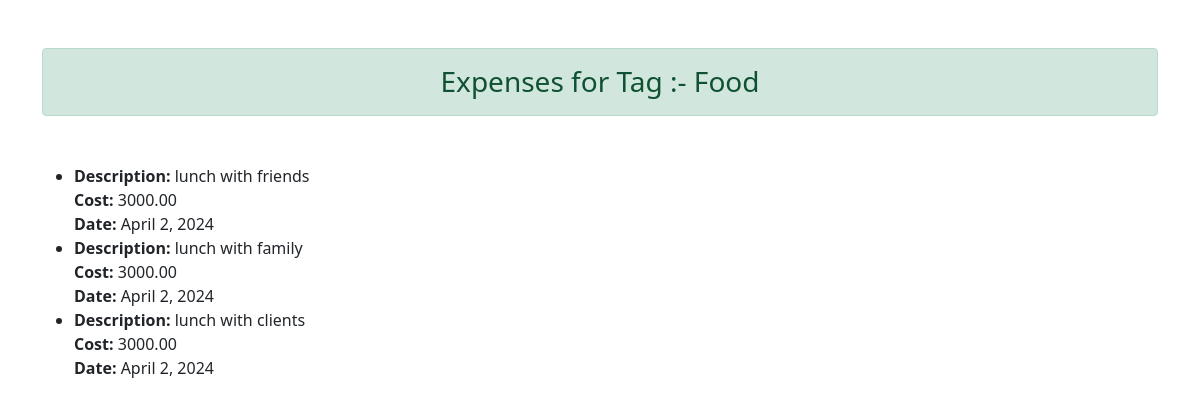
Page /tag_report/6/ on the earlier database version.
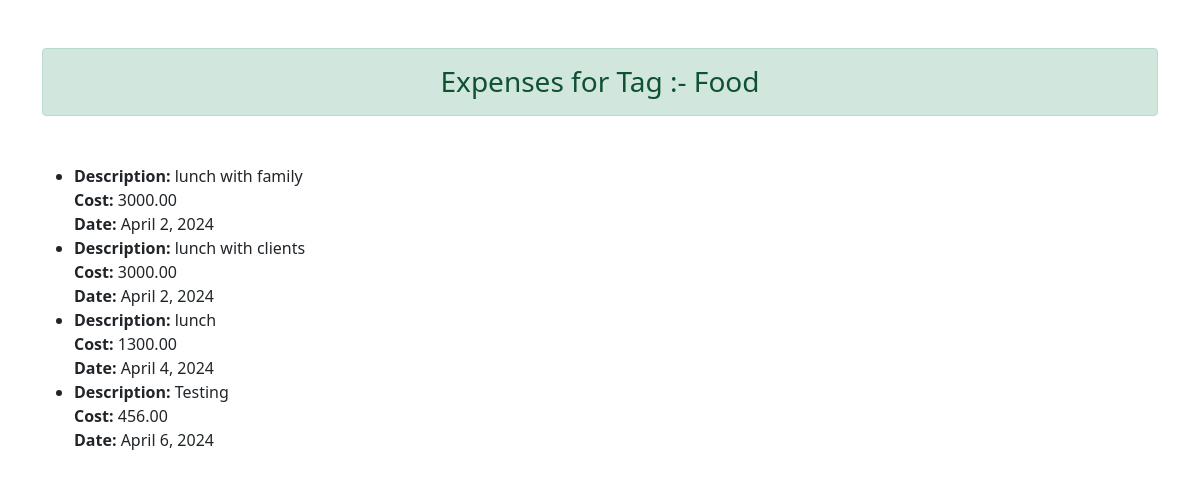
Same page on the later database version.
### app1/models.py (models this page shows, shortened)
class Tag(models.Model):
    name = models.CharField(max_length=50)

class Expense(models.Model):
    description = models.CharField(max_length=255)
    cost = models.DecimalField(max_digits = 10, decimal_places = 2, null = True)
    date = models.DateField()
    tags = models.ManyToManyField(Tag, related_name='expenses' , null=True)

### app1/views.py (the view)
# urls.py: path('tag_report/<int:tag_id>/', views.tag_report, name='tag_report')
def tag_report(request, tag_id):
    try:
        selected_tag = Tag.objects.get(pk=tag_id)
    except Tag.DoesNotExist:
        return render(request,  {'message': 'Invalid Tag ID'})
    related_expenses = selected_tag.expenses.all()
    context = {
        'tag': selected_tag,  # The selected tag object
        'expenses': related_expenses,  # List of associated expense objects
    }
    return render(request, 'tag_expense.html', context)

### templates/tag_expense.html (shortened to what this page needs)
</html><!DOCTYPE html>
<html lang="en">
<head>
    <link href="https://cdn.jsdelivr.net/npm/bootstrap@5.0.2/dist/css/bootstrap.min.css" rel="stylesheet">
</head>
<body>
    <div class="container"><h3 class="alert alert-success my-5 text-center">Expenses for Tag :-  {{ tag.name }}</h3>
<ul>
    {% for expense in expenses %}
        <li>
            <b>Description:</b> {{ expense.description }}<br>
            <b>Cost:</b> {{ expense.cost }}<br>
            <b>Date:</b> {{ expense.date }}<br>
        </li>
    {% endfor %}
</ul>
</div>
</body>
</html>

Differences in the rows shown:
removed Expense: description "lunch with friends", cost "3000.00", date "April 2, 2024"
added Expense: description "lunch", cost "1300.00", date "April 4, 2024"
added Expense: description "Testing", cost "456.00", date "April 6, 2024"
